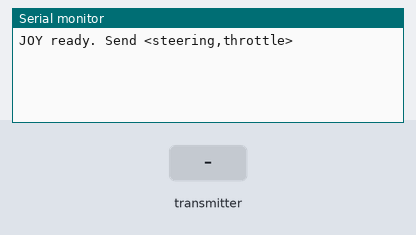
A sketch run on a simulated ESP32. Parts: the last lines printed to the serial monitor. The inputs (shaded band) are chosen by the test bench.

Above: at 1.2 s.
1.3 s: the transmitter starts sending ax = 0
At 1.66 s:
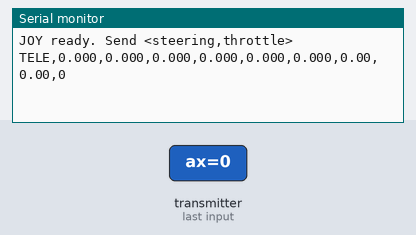
3.3 s: the transmitter starts sending ay = 25
At 3.66 s:
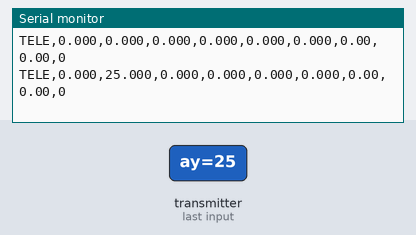
4.8 s: the transmitter starts sending az = 25
At 5.16 s:
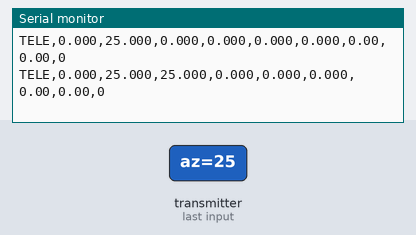
6.3 s: the transmitter starts sending gx = 25
At 6.66 s:
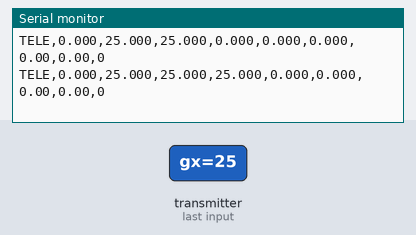
7.8 s: the transmitter starts sending gy = 25
At 8.16 s:
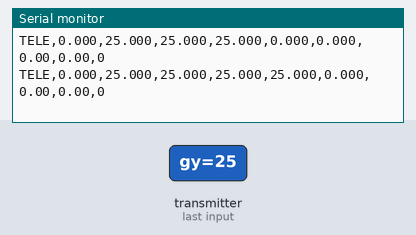
9.3 s: the transmitter starts sending gz = 25
At 9.66 s:
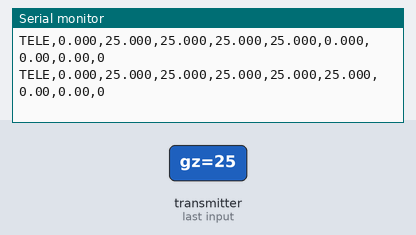

Measured:
- after the input at 1.3 s, the serial monitor: prints a new line after 0.05 s (image 1)
- after the input at 3.3 s, the serial monitor: prints a new line after 0.05 s (image 2)
- after the input at 4.8 s, the serial monitor: prints a new line after 0.05 s (image 3)
- after the input at 6.3 s, the serial monitor: prints a new line after 0.05 s (image 4)
- after the input at 7.8 s, the serial monitor: prints a new line after 0.05 s (image 5)
- after the input at 9.3 s, the serial monitor: prints a new line after 0.05 s (image 6)

The sketch:

JST_RC_GROUND_STATION_IMU.ino
```cpp
#include <WiFi.h>
#include <esp_now.h>

typedef struct {
  int16_t throttle;   // -1000 .. +1000
  int16_t steering;   // -1000 .. +1000
  int16_t brake;      // -1000 .. +1000
  bool N_but;
  bool R_but;
} ControlPacket;


typedef struct {
  float   ax, ay, az;
  float   gx, gy, gz;
  float   angle_deg;
  float   omega_deg_s;
  int32_t turn_counts;
} TelemetryPacket;

ControlPacket    pkt;
TelemetryPacket  teleRx;

// broadcast
uint8_t broadcastAddr[] = {0xFF,0xFF,0xFF,0xFF,0xFF,0xFF};

// timing
const uint32_t TX_INTERVAL_MS = 50;
uint32_t lastTxTime = 0;

uint32_t lastTx = 0;

int16_t mapByteSteer(int v) {
  // v: 0..255  →  -1000..+1000
  v = constrain(v, 0, 255);
  return map(v, 0, 255, 75, 125);
}

int16_t mapByteThrot(int v) {
  v = constrain(v, 0, 255);
  return map(v, 0, 255, 1500, 1750);
}

void onReceive(const esp_now_recv_info_t *info,
               const uint8_t *data,
               int len) {
  if (len == sizeof(TelemetryPacket)) {
    memcpy(&teleRx, data, sizeof(teleRx));

    Serial.printf(
      "TELE,%.3f,%.3f,%.3f,%.3f,%.3f,%.3f,%.2f,%.2f,%ld\n",
      teleRx.ax, teleRx.ay, teleRx.az,
      teleRx.gx, teleRx.gy, teleRx.gz,
      teleRx.angle_deg, teleRx.omega_deg_s, (long)teleRx.turn_counts
    );
  }
}

void setup() {
  Serial.begin(115200);

  WiFi.mode(WIFI_STA);
  if (esp_now_init() != ESP_OK) {
    Serial.println("ESP-NOW init failed");
    while (1);
  }

  esp_now_register_recv_cb(onReceive);

  esp_now_peer_info_t peer = {};
  memcpy(peer.peer_addr, broadcastAddr, 6);
  peer.channel = 0;
  peer.encrypt = false;
  esp_now_add_peer(&peer);

  Serial.println("JOY ready. Send <steering,throttle>");
}

void loop() {
  if (Serial.available()) {
    String cmd = Serial.readStringUntil('\n');
    cmd.trim();

    if (cmd.startsWith("<") && cmd.endsWith(">")) {
      cmd = cmd.substring(1, cmd.length() - 1);

      int commaIdx = cmd.indexOf(',');
      if (commaIdx > 0) {
        int steeringRaw = cmd.substring(0, commaIdx).toInt();
        int throttleRaw = cmd.substring(commaIdx + 1).toInt();

        pkt.steering = mapByteSteer(steeringRaw);
        pkt.throttle = mapByteThrot(throttleRaw);

        // esp_now_send(
        //   broadcastAddr,
        //   (uint8_t*)&pkt,
        //   sizeof(pkt)
        // );
      }
    }
  }
  /* ---------- 2) Send ESP-NOW every 50 ms ---------- */
  if (millis() - lastTxTime >= TX_INTERVAL_MS) {
    lastTxTime = millis();

    esp_now_send(
      broadcastAddr,
      (uint8_t*)&pkt,
      sizeof(pkt)
    );

    // Serial.printf(
    //   "TX steer:%d thr:%d\n",
    //   pkt.steering,
    //   pkt.throttle
    // );
  }

}
```
